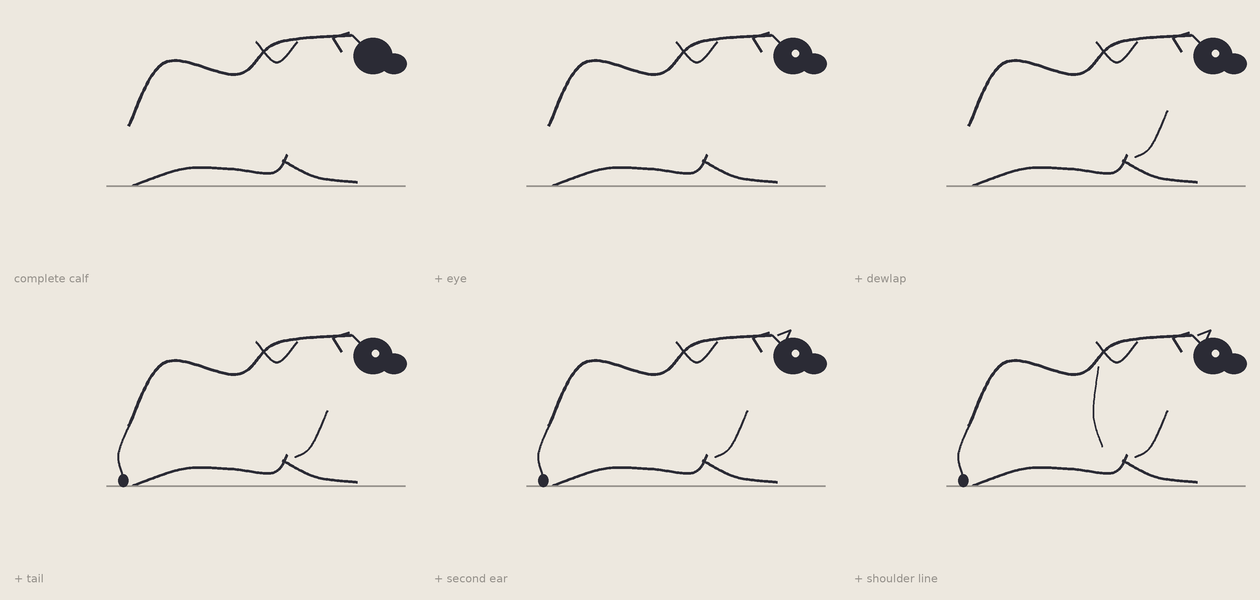

The Python source for this figure:
"""A42 — The Honest Luxury. Start from the completed coalition calf (which already works), then add
five OPTIONAL marks one at a time. Each improves; none is required. For each: what improves, what new
debt appears, is it worth it. Find where enrichment stops being necessary and starts being optional."""
import numpy as np
from PIL import Image, ImageDraw, ImageFont
SS=3
PAPER=(237,232,223); INK=(43,43,53); MID=(150,146,140)
LM=dict(rumpground=(0.05,0.0), rumpback=(0.02,0.46), hip=(0.30,0.95), loin=(0.86,0.86),
 withers=(1.16,1.10), neckbase=(1.34,0.94), poll=(1.74,1.16), nose=(1.97,0.80),
 brisket=(1.13,0.10), bellymid=(0.80,0.13), bellyrear=(0.44,0.13), chest=(1.34,0.44),
 carpus=(1.46,0.17), forehoof=(1.78,0.03))
def cm(nodes,n=26):
    P=[np.array(p,float) for p in nodes]; P=([P[0]]+P+[P[-1]]); out=[]
    for i in range(1,len(P)-2):
        p0,p1,p2,p3=P[i-1],P[i],P[i+1],P[i+2]
        for t in np.linspace(0,1,n,endpoint=False):
            t2=t*t;t3=t2*t
            out.append(0.5*((2*p1)+(-p0+p2)*t+(2*p0-5*p1+4*p2-p3)*t2+(-p0+3*p1-3*p2+p3)*t3))
    out.append(P[-2]); return out
class Cm:
    def __init__(s,ox,oy,sc): s.ox,s.oy,s.sc=ox,oy,sc
    def __call__(s,k):
        x,y=LM[k] if isinstance(k,str) else k; return (s.ox+x*s.sc, s.oy-y*s.sc)
def line(d,pts,col=INK,w=2.6): d.line([(int(p[0]*SS),int(p[1]*SS)) for p in pts],fill=col,width=max(1,int(w*SS)),joint="curve")
def ell(d,c,rx,ry,col): d.ellipse([int((c[0]-rx)*SS),int((c[1]-ry)*SS),int((c[0]+rx)*SS),int((c[1]+ry)*SS)],fill=col)

# ---- the completed coalition calf ----
def backarc(d,P,sc): line(d,cm([P('poll'),P('withers'),P('loin'),P('hip'),P('rumpback')]),w=3.0)
def add_belly(d,P,sc): line(d,cm([P((1.24,0.24)),P('brisket'),P('bellymid'),P('bellyrear'),P('rumpground')]),w=2.8)
def add_head(d,P,sc):
    h=P((1.90,1.0)); ell(d,h,0.15*sc,0.14*sc,INK); line(d,[P('poll'),h],w=2.6)
    mz=(h[0]+0.16*sc,h[1]+0.06*sc); ell(d,mz,0.10*sc,0.08*sc,INK)
    p=P('poll'); line(d,[(p[0]-0.02*sc,p[1]-0.02*sc),(p[0]-0.15*sc,p[1]+0.02*sc),(p[0]-0.08*sc,p[1]+0.13*sc)],w=2.4)
def add_foreleg(d,P,sc): line(d,cm([P((1.20,0.20)),P((1.46,0.07)),P('forehoof')]),w=2.8)
def add_ground(d,P,sc): line(d,[P((-0.15,0.0)),P((2.15,0.0))],col=MID,w=1.8)
def add_hump(d,P,sc): w=P('withers'); line(d,cm([(w[0]-0.16*sc,w[1]-0.01*sc),(w[0],w[1]+0.15*sc),(w[0]+0.16*sc,w[1]-0.01*sc)]),w=2.6)
def calf(d,P,sc):
    for m in (backarc,add_belly,add_head,add_foreleg,add_ground,add_hump): m(d,P,sc)

# ---- the five luxuries ----
def lux_eye(d,P,sc):    h=P((1.90,1.0)); ell(d,(h[0]+0.02*sc,h[1]-0.02*sc),0.028*sc,0.028*sc,PAPER)  # knockout eye
def lux_dewlap(d,P,sc): line(d,cm([P((1.55,0.58)),P((1.42,0.30)),P((1.30,0.22))]),w=2.2)             # hanging throat
def lux_tail(d,P,sc):   line(d,cm([P('rumpback'),P((-0.06,0.24)),P((-0.02,0.06))]),w=2.2); ell(d,P((-0.02,0.04)),0.04*sc,0.05*sc,INK)
def lux_2ndear(d,P,sc): p=P('poll'); line(d,[(p[0]+0.04*sc,p[1]),(p[0]+0.14*sc,p[1]-0.04*sc),(p[0]+0.08*sc,p[1]+0.10*sc)],w=2.0)
def lux_shoulder(d,P,sc): line(d,cm([P((1.02,0.92)),P((0.98,0.55)),P((1.05,0.30))]),w=1.8)            # interior shoulder/leg division

STAGES=[("complete calf",[]),
        ("+ eye",[lux_eye]),
        ("+ dewlap",[lux_eye,lux_dewlap]),
        ("+ tail",[lux_eye,lux_dewlap,lux_tail]),
        ("+ second ear",[lux_eye,lux_dewlap,lux_tail,lux_2ndear]),
        ("+ shoulder line",[lux_eye,lux_dewlap,lux_tail,lux_2ndear,lux_shoulder])]
def render(path):
    cols=3; rows=2; cw,ch=420,300; W,H=cols*cw,rows*ch
    img=Image.new("RGB",(W*SS,H*SS),PAPER); d=ImageDraw.Draw(img)
    try: font=ImageFont.truetype('/usr/share/fonts/truetype/dejavu/DejaVuSans.ttf',int(11*SS))
    except: font=ImageFont.load_default()
    for i,(name,lux) in enumerate(STAGES):
        cxo=(i%cols)*cw; cyo=(i//cols)*ch
        P=Cm(cxo+cw*0.30, cyo+ch*0.62, 130)
        calf(d,P,130)
        for m in lux: m(d,P,130)
        d.text((int((cxo+14)*SS),int((cyo+ch-28)*SS)),name,fill=MID,font=font)
    img=img.resize((W,H),Image.LANCZOS); img.save(path); print("saved",path)
if __name__=="__main__":
    render("/sessions/wizardly-stoic-cerf/mnt/hessentials/illustration/loomis/sketch201_u5_a42_honest_luxury.png")
